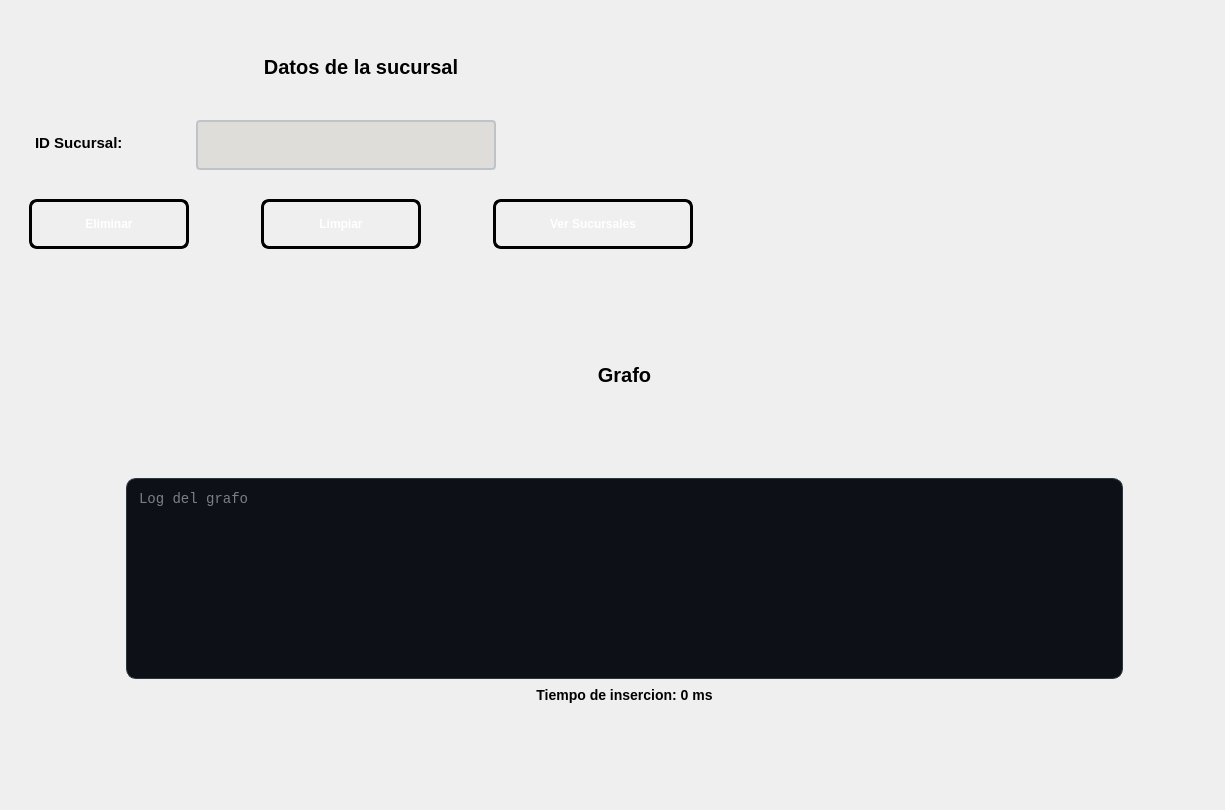
<?xml version="1.0" encoding="UTF-8"?>
<ui version="4.0">
 <class>PantallaEliminarSucursal</class>
 <widget class="QWidget" name="PantallaEliminarSucursal">
  <property name="geometry">
   <rect>
    <x>0</x>
    <y>0</y>
    <width>1225</width>
    <height>810</height>
   </rect>
  </property>
  <property name="windowTitle">
   <string>Form</string>
  </property>
  <layout class="QVBoxLayout" name="verticalLayout_2">
   <item>
    <layout class="QHBoxLayout" name="horizontalLayout">
     <property name="spacing">
      <number>3</number>
     </property>
     <item>
      <layout class="QVBoxLayout" name="verticalLayout"/>
     </item>
     <item>
      <widget class="QWidget" name="widget_3" native="true">
       <layout class="QVBoxLayout" name="verticalLayout_8">
        <item>
         <widget class="QWidget" name="widget_4" native="true">
          <property name="minimumSize">
           <size>
            <width>300</width>
            <height>0</height>
           </size>
          </property>
          <layout class="QVBoxLayout" name="verticalLayout_4">
           <item>
            <widget class="QLabel" name="labelEntrada">
             <property name="minimumSize">
              <size>
               <width>0</width>
               <height>80</height>
              </size>
             </property>
             <property name="styleSheet">
              <string notr="true">QLabel#labelEntrada {        
 
    color: qlineargradient(x1:0, y1:0, x2:1, y2:1, 
	stop:0 rgb(0, 0, 0), 
	stop:1 rgb(77, 5, 57));

  	 font-size: 20px;
    font-weight: bold;
    font-family: &quot;Segoe UI&quot;, Arial;
    
    background: transparent;
    padding: 2px;
    margin-bottom: 5px;
}

</string>
             </property>
             <property name="text">
              <string>Datos de la sucursal</string>
             </property>
             <property name="alignment">
              <set>Qt::AlignmentFlag::AlignCenter</set>
             </property>
            </widget>
           </item>
           <item>
            <layout class="QHBoxLayout" name="horizontalLayout_3">
             <item>
              <widget class="QLabel" name="labelBarra">
               <property name="minimumSize">
                <size>
                 <width>161</width>
                 <height>60</height>
                </size>
               </property>
               <property name="styleSheet">
                <string notr="true">QLabel#labelBarra {        
 
    color: qlineargradient(x1:0, y1:0, x2:1, y2:1, 
	stop:0 rgb(0, 0, 0), 
	stop:1 rgb(8, 2, 48));

  	 font-size: 15px;
    font-weight: bold;
    font-family: &quot;Segoe UI&quot;, Arial;
    
    background: transparent;
    padding: 2px;
    margin-bottom: 5px;
}

</string>
               </property>
               <property name="text">
                <string>ID Sucursal:</string>
               </property>
               <property name="alignment">
                <set>Qt::AlignmentFlag::AlignLeading|Qt::AlignmentFlag::AlignLeft|Qt::AlignmentFlag::AlignVCenter</set>
               </property>
              </widget>
             </item>
             <item>
              <widget class="QLineEdit" name="textID">
               <property name="minimumSize">
                <size>
                 <width>300</width>
                 <height>50</height>
                </size>
               </property>
               <property name="styleSheet">
                <string notr="true">QLineEdit#textID {
    border: 2px solid #bdc3c7;
    border-radius: 4px;
    padding: 5px 10px;
    background-color: rgb(222, 221, 218);
	font-size: 15px;
    color: black;
    selection-background-color: #3498db;
}

QLineEdit#textID:focus {
    border: 2px solid #3498db;
    background-color: #ffffff;
}

QLineEdit#textID:disabled {
    background-color: rgba(0, 0, 0, 50);
    color: rgba(255, 255, 255, 60);      
    border: 1px dashed rgba(255, 255, 255, 30); 
}</string>
               </property>
              </widget>
             </item>
             <item>
              <spacer name="horizontalSpacer">
               <property name="orientation">
                <enum>Qt::Orientation::Horizontal</enum>
               </property>
               <property name="sizeHint" stdset="0">
                <size>
                 <width>40</width>
                 <height>20</height>
                </size>
               </property>
              </spacer>
             </item>
            </layout>
           </item>
          </layout>
         </widget>
        </item>
        <item>
         <widget class="QWidget" name="widget_6" native="true">
          <layout class="QHBoxLayout" name="horizontalLayout_10">
           <item>
            <widget class="QPushButton" name="btnEliminar">
             <property name="minimumSize">
              <size>
               <width>160</width>
               <height>50</height>
              </size>
             </property>
             <property name="styleSheet">
              <string notr="true">QPushButton#btnEliminar {
    background-color: qlineargradient(spread:pad, x1:0, y1:0, x2:1, y2:1, 
                        stop:0 rgb(50, 143, 42), 
                        stop:1 rgb(255, 163, 72));
    
    border: 3px solid black;
    border-radius: 8px;
    
    color: white;
    font-family: &quot;Arial Black&quot;, Gadget, sans-serif;
    font-size: 12px;
    font-weight: bold;
    text-transform: uppercase;
    
    padding: 10px 25px;
}

QPushButton#btnEliminar:hover {
    background-color: qlineargradient(spread:pad, x1:0, y1:0, x2:1, y2:1, 
                        stop:0 rgba(41, 128, 185, 255), 
                        stop:1 rgba(142, 68, 173, 255));
    border-color: #f1c40f;
}


QPushButton#btnEliminar:pressed {
    background-color: #2c3e50;
    padding-top: 12px;
    padding-left: 27px;
}</string>
             </property>
             <property name="text">
              <string>Eliminar</string>
             </property>
            </widget>
           </item>
           <item>
            <widget class="QWidget" name="widget_14" native="true">
             <property name="minimumSize">
              <size>
               <width>55</width>
               <height>0</height>
              </size>
             </property>
            </widget>
           </item>
           <item>
            <widget class="QPushButton" name="btnLimpiar">
             <property name="minimumSize">
              <size>
               <width>160</width>
               <height>50</height>
              </size>
             </property>
             <property name="styleSheet">
              <string notr="true">QPushButton#btnLimpiar {
    background-color: qlineargradient(spread:pad, x1:0, y1:0, x2:1, y2:1, 
                        stop:0 rgb(198, 70, 0), 
                        stop:1 rgb(192, 97, 203));
    
    border: 3px solid black;
    border-radius: 8px;
    
    color: white;
    font-family: &quot;Arial Black&quot;, Gadget, sans-serif;
    font-size: 12px;
    font-weight: bold;
    text-transform: uppercase;
    
    padding: 10px 25px;
}

QPushButton#btnLimpiar:hover {
    background-color: qlineargradient(spread:pad, x1:0, y1:0, x2:1, y2:1, 
                        stop:0 rgba(41, 128, 185, 255), 
                        stop:1 rgba(142, 68, 173, 255));
    border-color: #f1c40f;
}


QPushButton#btnLimpiar:pressed {
    background-color: #2c3e50;
    padding-top: 12px;
    padding-left: 27px;
}</string>
             </property>
             <property name="text">
              <string>Limpiar</string>
             </property>
            </widget>
           </item>
           <item>
            <widget class="QWidget" name="widget_13" native="true">
             <property name="minimumSize">
              <size>
               <width>55</width>
               <height>0</height>
              </size>
             </property>
            </widget>
           </item>
           <item>
            <widget class="QPushButton" name="btnSucursales">
             <property name="minimumSize">
              <size>
               <width>200</width>
               <height>50</height>
              </size>
             </property>
             <property name="maximumSize">
              <size>
               <width>200</width>
               <height>16777215</height>
              </size>
             </property>
             <property name="styleSheet">
              <string notr="true">QPushButton#btnSucursales {
    background-color: qlineargradient(spread:pad, x1:0, y1:0, x2:1, y2:1, 
                        stop:0 rgb(8, 2, 48), 
                        stop:1 rgb(255, 163, 72));
    
    border: 3px solid black;
    border-radius: 8px;
    
    color: white;
    font-family: &quot;Arial Black&quot;, Gadget, sans-serif;
    font-size: 12px;
    font-weight: bold;
    text-transform: uppercase;
    
    padding: 10px 25px;
}

QPushButton#btnSucursales:hover {
    background-color: qlineargradient(spread:pad, x1:0, y1:0, x2:1, y2:1, 
                        stop:0 rgba(41, 128, 185, 255), 
                        stop:1 rgba(142, 68, 173, 255));
    border-color: #f1c40f;
}


QPushButton#btnSucursales:pressed {
    background-color: #2c3e50;
    padding-top: 12px;
    padding-left: 27px;
}</string>
             </property>
             <property name="text">
              <string>Ver Sucursales</string>
             </property>
            </widget>
           </item>
          </layout>
         </widget>
        </item>
       </layout>
      </widget>
     </item>
     <item>
      <widget class="QWidget" name="widget_16" native="true">
       <property name="minimumSize">
        <size>
         <width>500</width>
         <height>0</height>
        </size>
       </property>
       <layout class="QVBoxLayout" name="verticalLayout_3"/>
      </widget>
     </item>
    </layout>
   </item>
   <item>
    <widget class="QWidget" name="widget" native="true">
     <property name="minimumSize">
      <size>
       <width>450</width>
       <height>350</height>
      </size>
     </property>
     <property name="styleSheet">
      <string notr="true"/>
     </property>
     <layout class="QHBoxLayout" name="horizontalLayout_2">
      <item>
       <widget class="QWidget" name="widget_content_2" native="true">
        <layout class="QVBoxLayout" name="verticalLayout_6">
         <item>
          <widget class="QWidget" name="widget_9" native="true">
           <property name="minimumSize">
            <size>
             <width>0</width>
             <height>200</height>
            </size>
           </property>
           <layout class="QVBoxLayout" name="verticalLayout_13"/>
          </widget>
         </item>
        </layout>
       </widget>
      </item>
      <item>
       <widget class="QWidget" name="widget_content_3" native="true">
        <property name="minimumSize">
         <size>
          <width>40</width>
          <height>0</height>
         </size>
        </property>
        <layout class="QVBoxLayout" name="verticalLayout_5"/>
       </widget>
      </item>
      <item>
       <widget class="QWidget" name="widget_content_4" native="true">
        <layout class="QVBoxLayout" name="verticalLayout_7">
         <item>
          <widget class="QLabel" name="labelArbolBMas">
           <property name="minimumSize">
            <size>
             <width>150</width>
             <height>50</height>
            </size>
           </property>
           <property name="maximumSize">
            <size>
             <width>16777215</width>
             <height>50</height>
            </size>
           </property>
           <property name="styleSheet">
            <string notr="true">QLabel#labelArbolBMas {        
 
    color: qlineargradient(x1:0, y1:0, x2:1, y2:1, 
	stop:0 rgb(0, 0, 0), 
	stop:1 rgb(77, 5, 57));

  	 font-size: 20px;
    font-weight: bold;
    font-family: &quot;Segoe UI&quot;, Arial;
    
    background: transparent;
    padding: 2px;
    margin-bottom: 5px;
}

</string>
           </property>
           <property name="text">
            <string>Grafo</string>
           </property>
           <property name="alignment">
            <set>Qt::AlignmentFlag::AlignCenter</set>
           </property>
          </widget>
         </item>
         <item>
          <widget class="QWidget" name="widget_11" native="true">
           <property name="minimumSize">
            <size>
             <width>0</width>
             <height>200</height>
            </size>
           </property>
           <property name="maximumSize">
            <size>
             <width>16777215</width>
             <height>250</height>
            </size>
           </property>
           <layout class="QVBoxLayout" name="verticalLayout_15">
            <item>
             <widget class="QTextEdit" name="textGrafo">
              <property name="styleSheet">
               <string notr="true">QTextEdit#textGrafo{
    background-color: #0D1117;   
    color: #E6EDF3;               
    border: 1px solid #30363D;     
    border-radius: 10px;          
    padding: 8px;
    font-family: Consolas, monospace;
    font-size: 14px;
}</string>
              </property>
              <property name="placeholderText">
               <string>Log del grafo</string>
              </property>
             </widget>
            </item>
            <item>
             <widget class="QLabel" name="labelTiempoGrafo">
              <property name="styleSheet">
               <string notr="true">QLabel#labelTiempoGrafo {        
 
    color: qlineargradient(x1:0, y1:0, x2:1, y2:1, 
	stop:0 rgb(0, 0, 0), 
	stop:1 rgb(8, 2, 48));

  	 font-size: 14px;
    font-weight: bold;
    font-family: &quot;Segoe UI&quot;, Arial;
    
    background: transparent;
    padding: 2px;
    margin-bottom: 5px;
}

</string>
              </property>
              <property name="text">
               <string>Tiempo de insercion: 0 ms</string>
              </property>
              <property name="alignment">
               <set>Qt::AlignmentFlag::AlignCenter</set>
              </property>
             </widget>
            </item>
           </layout>
          </widget>
         </item>
        </layout>
       </widget>
      </item>
      <item>
       <widget class="QWidget" name="widget_content_5" native="true">
        <layout class="QVBoxLayout" name="verticalLayout_16">
         <item>
          <widget class="QWidget" name="widget_15" native="true">
           <property name="minimumSize">
            <size>
             <width>40</width>
             <height>200</height>
            </size>
           </property>
           <layout class="QVBoxLayout" name="verticalLayout_17"/>
          </widget>
         </item>
        </layout>
       </widget>
      </item>
     </layout>
    </widget>
   </item>
  </layout>
 </widget>
 <resources/>
 <connections/>
</ui>
